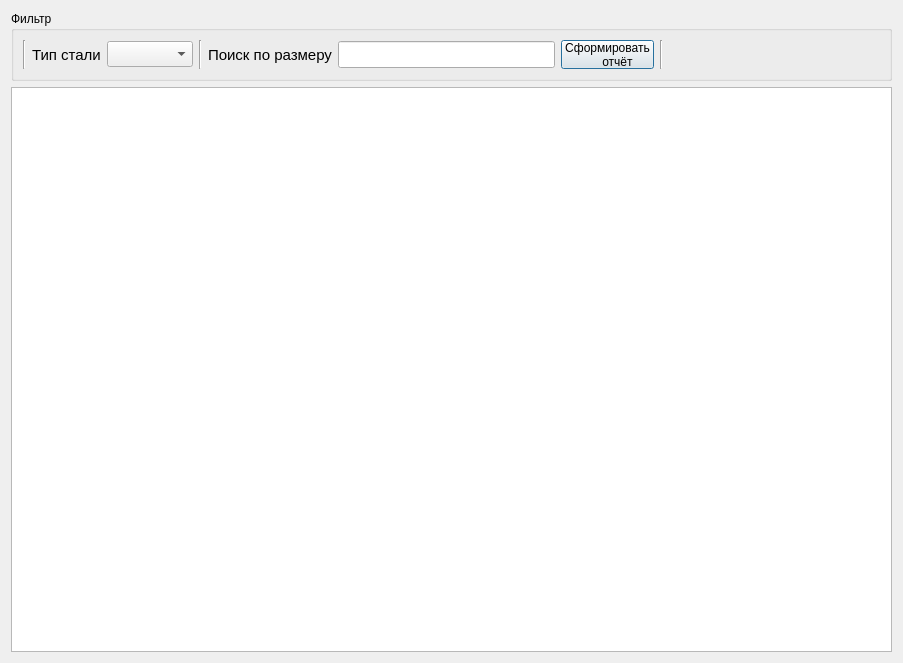
<?xml version="1.0" encoding="UTF-8"?>
<ui version="4.0">
 <class>Dialog</class>
 <widget class="QDialog" name="Dialog">
  <property name="geometry">
   <rect>
    <x>0</x>
    <y>0</y>
    <width>903</width>
    <height>663</height>
   </rect>
  </property>
  <property name="windowTitle">
   <string>Сердечники</string>
  </property>
  <layout class="QVBoxLayout" name="verticalLayout">
   <item>
    <widget class="QGroupBox" name="groupBox">
     <property name="maximumSize">
      <size>
       <width>16777215</width>
       <height>70</height>
      </size>
     </property>
     <property name="title">
      <string>Фильтр</string>
     </property>
     <layout class="QHBoxLayout" name="horizontalLayout">
      <item>
       <widget class="Line" name="line_3">
        <property name="orientation">
         <enum>Qt::Vertical</enum>
        </property>
       </widget>
      </item>
      <item>
       <widget class="QLabel" name="label_2">
        <property name="font">
         <font>
          <pointsize>11</pointsize>
         </font>
        </property>
        <property name="text">
         <string>Тип стали</string>
        </property>
       </widget>
      </item>
      <item>
       <widget class="QComboBox" name="comboBox">
        <property name="font">
         <font>
          <pointsize>11</pointsize>
         </font>
        </property>
       </widget>
      </item>
      <item>
       <widget class="Line" name="line">
        <property name="orientation">
         <enum>Qt::Vertical</enum>
        </property>
       </widget>
      </item>
      <item>
       <widget class="QLabel" name="label_3">
        <property name="font">
         <font>
          <pointsize>11</pointsize>
         </font>
        </property>
        <property name="text">
         <string>Поиск по размеру</string>
        </property>
       </widget>
      </item>
      <item>
       <widget class="QLineEdit" name="lineEdit">
        <property name="font">
         <font>
          <pointsize>12</pointsize>
         </font>
        </property>
       </widget>
      </item>
      <item>
       <widget class="QPushButton" name="pushButton">
        <property name="sizePolicy">
         <sizepolicy hsizetype="Minimum" vsizetype="Expanding">
          <horstretch>0</horstretch>
          <verstretch>0</verstretch>
         </sizepolicy>
        </property>
        <property name="text">
         <string>Сформировать
      отчёт</string>
        </property>
        <property name="icon">
         <iconset resource="ico_64.qrc">
          <normaloff>:/ico/ico/book_green.png</normaloff>:/ico/ico/book_green.png</iconset>
        </property>
       </widget>
      </item>
      <item>
       <widget class="Line" name="line_2">
        <property name="orientation">
         <enum>Qt::Vertical</enum>
        </property>
       </widget>
      </item>
      <item>
       <spacer name="horizontalSpacer">
        <property name="orientation">
         <enum>Qt::Horizontal</enum>
        </property>
        <property name="sizeHint" stdset="0">
         <size>
          <width>40</width>
          <height>20</height>
         </size>
        </property>
       </spacer>
      </item>
     </layout>
    </widget>
   </item>
   <item>
    <widget class="QTableView" name="tableView">
     <property name="font">
      <font>
       <pointsize>8</pointsize>
      </font>
     </property>
     <property name="sortingEnabled">
      <bool>true</bool>
     </property>
    </widget>
   </item>
  </layout>
 </widget>
 <resources>
  <include location="ico_64.qrc"/>
 </resources>
 <connections/>
</ui>
